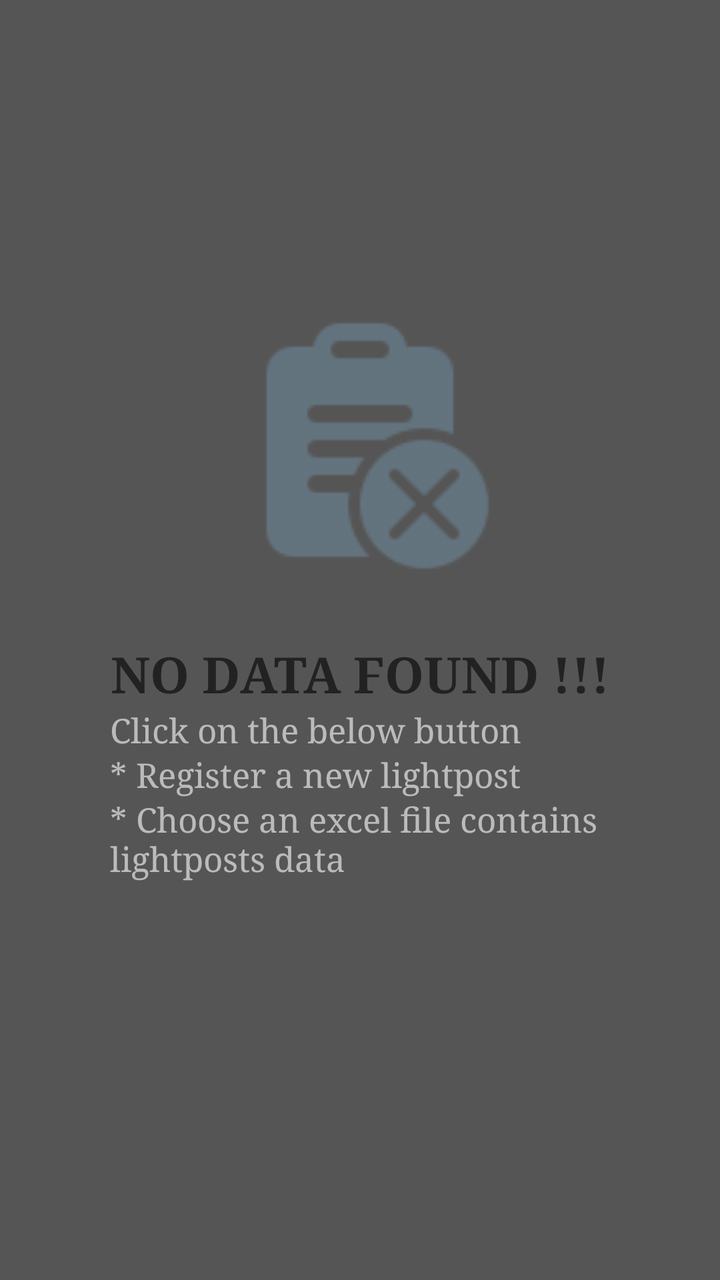
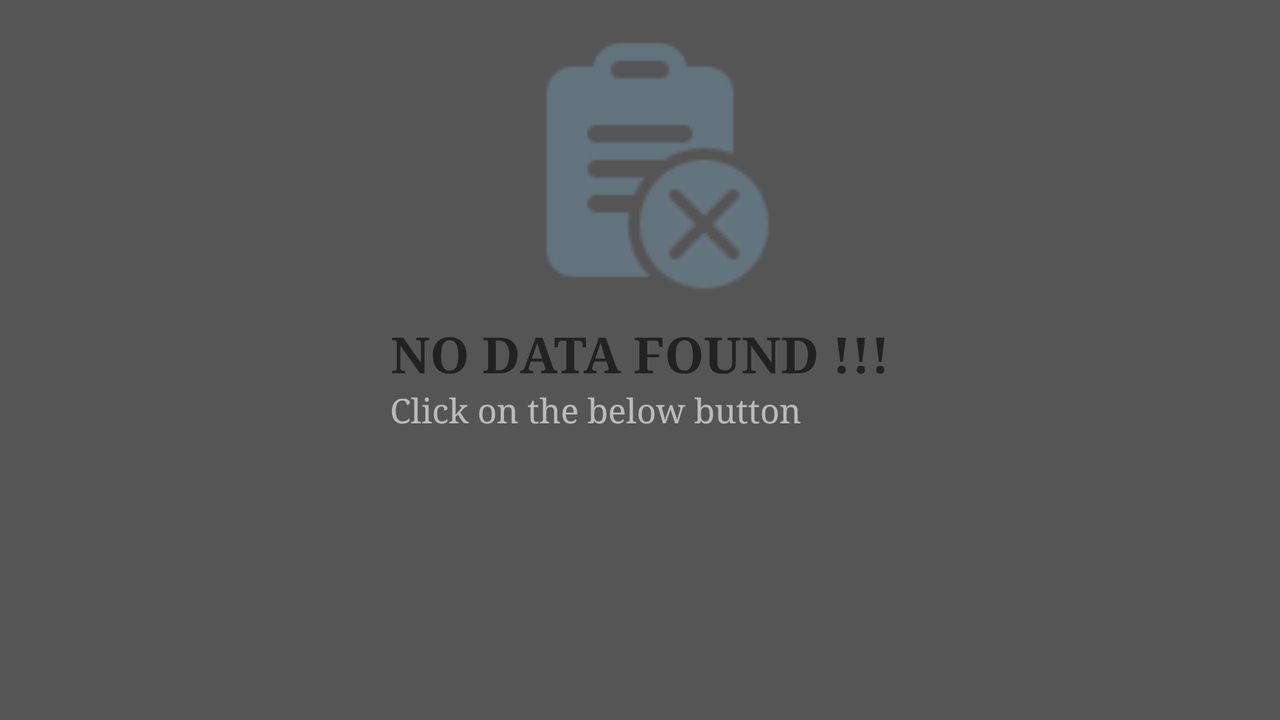

An Android layout and its configuration variant, each rendered on a device that would load it. The default file and the variant file are quoted in full after the pictures.
<!-- AndroidManifest.xml: application theme Theme.RoadMaintenance -->
<!-- res/layout/no_data_layout.xml -->
<?xml version="1.0" encoding="utf-8"?>
<androidx.constraintlayout.widget.ConstraintLayout xmlns:android="http://schemas.android.com/apk/res/android"
    xmlns:app="http://schemas.android.com/apk/res-auto"
    android:id="@+id/no_data_layout"
    android:layout_width="match_parent"
    android:layout_height="match_parent">

    <androidx.appcompat.widget.AppCompatImageView
        android:id="@+id/no_data_image"
        style="@style/Theme.RoadMaintenance.NoDataImage"
        android:layout_width="140dp"
        android:layout_height="140dp"
        android:layout_marginTop="150dp"
        android:alpha="0.3"
        app:layout_constraintLeft_toLeftOf="parent"
        app:layout_constraintRight_toRightOf="parent"
        app:layout_constraintTop_toTopOf="parent" />

    <androidx.appcompat.widget.AppCompatTextView
        android:id="@+id/no_data_text"
        style="@style/Theme.RoadMaintenance.NoDataTitle"
        android:layout_width="wrap_content"
        android:layout_height="wrap_content"
        android:layout_marginTop="30dp"
        android:alpha="0.6"
        android:elevation="4.dp"
        android:fontFamily="serif"
        android:text="@string/no_data_found"
        android:textAlignment="center"
        android:textSize="25sp"
        android:textStyle="bold"
        app:layout_constraintLeft_toLeftOf="@id/no_data_image"
        app:layout_constraintRight_toRightOf="@id/no_data_image"
        app:layout_constraintTop_toBottomOf="@id/no_data_image" />

    <androidx.appcompat.widget.AppCompatTextView
        android:id="@+id/first_guide"
        style="@style/NormalText"
        android:layout_width="0dp"
        android:layout_height="wrap_content"
        android:alpha="0.6"
        android:text="@string/guide_user_to_add_data"
        android:textSize="17sp"
        app:layout_constraintLeft_toLeftOf="@id/no_data_text"
        app:layout_constraintRight_toRightOf="@id/no_data_text"
        app:layout_constraintTop_toBottomOf="@id/no_data_text" />

    <androidx.appcompat.widget.AppCompatTextView
        android:id="@+id/second_guide"
        style="@style/NormalText"
        android:layout_width="0dp"
        android:layout_height="wrap_content"
        android:alpha="0.6"
        android:text="@string/second_guide_user_to_add_data"
        android:textSize="17sp"
        app:layout_constraintLeft_toLeftOf="@id/first_guide"
        app:layout_constraintRight_toRightOf="@id/first_guide"
        app:layout_constraintTop_toBottomOf="@id/first_guide" />

    <androidx.appcompat.widget.AppCompatTextView
        android:id="@+id/third_guide"
        style="@style/NormalText"
        android:layout_width="0dp"
        android:layout_height="wrap_content"
        android:alpha="0.6"
        android:text="@string/third_guide_user_to_add_data"
        android:textSize="17sp"
        app:layout_constraintLeft_toLeftOf="@id/second_guide"
        app:layout_constraintRight_toRightOf="@id/second_guide"
        app:layout_constraintTop_toBottomOf="@id/second_guide" />

</androidx.constraintlayout.widget.ConstraintLayout>
<!-- resources referenced by this layout -->
<resources>
  <string name="guide_user_to_add_data">Click on the below button</string>
  <string name="no_data_found">NO DATA FOUND !!!</string>
  <string name="second_guide_user_to_add_data">* Register a new lightpost</string>
  <string name="third_guide_user_to_add_data">* Choose an excel file contains lightposts data</string>
  <style name="NormalText">
          <item name="android:textSize">14sp</item>
          <item name="android:elevation">4.dp</item>
          <item name="android:fontFamily">serif</item>
          <item name="android:drawablePadding">10dp</item>
          <item name="android:drawableTint">@color/accent</item>
          <item name="android:textColor">@android:color/white</item>
      </style>
  <style name="Theme.RoadMaintenance.NoDataImage">
          <item name="android:src">@drawable/no_data_light</item>
      </style>
  <style name="Theme.RoadMaintenance.NoDataTitle">
          <item name="android:textColor">@android:color/black</item>
      </style>
  <style name="Theme.RoadMaintenance" parent="Theme.MaterialComponents.DayNight.NoActionBar.Bridge">
          <item name="colorPrimary">@color/primary</item>
          <item name="colorPrimaryVariant">@color/primary_dark</item>
          <item name="android:statusBarColor" tools:targetApi="l">?attr/colorPrimaryVariant</item>
          <item name="android:navigationBarColor">@color/navigation_bar</item>
          <item name="android:windowBackground">@color/window_background</item>
          <item name="colorAccent">@color/accent</item>
          <item name="colorSecondary">@color/secondary</item>
      </style>
  <color name="accent">#FA58B6</color>
  <!-- drawable no_data_light: webp bitmap (drawable, 1042 bytes) -->
  <color name="primary">#1A1A40</color>
  <color name="primary_dark">#10102D</color>
  <color name="navigation_bar">#212121</color>
  <color name="window_background">#565555</color>
  <color name="secondary">@android:color/holo_purple</color>
</resources>
<!-- res/layout-land/no_data_layout.xml (the repository's variant of the layout above) -->
<!-- drawn on the phone turned sideways -->
<?xml version="1.0" encoding="utf-8"?>
<androidx.constraintlayout.widget.ConstraintLayout xmlns:android="http://schemas.android.com/apk/res/android"
    xmlns:app="http://schemas.android.com/apk/res-auto"
    android:id="@+id/no_data_layout"
    android:layout_width="match_parent"
    android:layout_height="match_parent">

    <androidx.appcompat.widget.AppCompatImageView
        android:id="@+id/no_data_image"
        style="@style/Theme.RoadMaintenance.NoDataImage"
        android:layout_width="140dp"
        android:layout_height="140dp"
        android:layout_marginTop="10dp"
        android:alpha="0.3"
        app:layout_constraintLeft_toLeftOf="parent"
        app:layout_constraintRight_toRightOf="parent"
        app:layout_constraintTop_toTopOf="parent" />

    <androidx.appcompat.widget.AppCompatTextView
        android:id="@+id/no_data_text"
        style="@style/Theme.RoadMaintenance.NoDataTitle"
        android:layout_width="wrap_content"
        android:layout_height="wrap_content"
        android:layout_marginTop="10dp"
        android:alpha="0.6"
        android:elevation="4.dp"
        android:fontFamily="serif"
        android:text="@string/no_data_found"
        android:textAlignment="center"
        android:textSize="25sp"
        android:textStyle="bold"
        app:layout_constraintLeft_toLeftOf="@id/no_data_image"
        app:layout_constraintRight_toRightOf="@id/no_data_image"
        app:layout_constraintTop_toBottomOf="@id/no_data_image" />

    <androidx.appcompat.widget.AppCompatTextView
        style="@style/NormalText"
        android:layout_width="0dp"
        android:layout_height="wrap_content"
        android:alpha="0.6"
        android:text="@string/guide_user_to_add_data"
        android:textSize="17sp"
        app:layout_constraintLeft_toLeftOf="@id/no_data_text"
        app:layout_constraintRight_toRightOf="@id/no_data_text"
        app:layout_constraintTop_toBottomOf="@id/no_data_text" />

</androidx.constraintlayout.widget.ConstraintLayout>
<!-- resources referenced by the variant -->
<!-- as the phone turned sideways resolves them -->
<resources>
  <string name="guide_user_to_add_data">Click on the below button</string>
  <string name="no_data_found">NO DATA FOUND !!!</string>
  <style name="NormalText">
          <item name="android:textSize">14sp</item>
          <item name="android:elevation">4.dp</item>
          <item name="android:fontFamily">serif</item>
          <item name="android:drawablePadding">10dp</item>
          <item name="android:drawableTint">@color/accent</item>
          <item name="android:textColor">@android:color/white</item>
      </style>
  <style name="Theme.RoadMaintenance.NoDataImage">
          <item name="android:src">@drawable/no_data_light</item>
      </style>
  <style name="Theme.RoadMaintenance.NoDataTitle">
          <item name="android:textColor">@android:color/black</item>
      </style>
  <style name="Theme.RoadMaintenance" parent="Theme.MaterialComponents.DayNight.NoActionBar.Bridge">
          <item name="colorPrimary">@color/primary</item>
          <item name="colorPrimaryVariant">@color/primary_dark</item>
          <item name="android:statusBarColor" tools:targetApi="l">?attr/colorPrimaryVariant</item>
          <item name="android:navigationBarColor">@color/navigation_bar</item>
          <item name="android:windowBackground">@color/window_background</item>
          <item name="colorAccent">@color/accent</item>
          <item name="colorSecondary">@color/secondary</item>
      </style>
  <color name="accent">#FA58B6</color>
  <!-- drawable no_data_light: webp bitmap (drawable, 1042 bytes) -->
  <color name="primary">#1A1A40</color>
  <color name="primary_dark">#10102D</color>
  <color name="navigation_bar">#212121</color>
  <color name="window_background">#565555</color>
  <color name="secondary">@android:color/holo_purple</color>
</resources>
